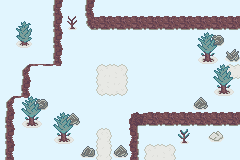

The image is a tile-based game level rendered from a .tmx file. Its description and source (layers, tilesets, objects; grid data summarised) follow:
An orthogonal 15x10 tile map with 16x16 px tiles, 2 tile layers (Tile Layer 1, Tile Layer 2), 6 tilesets and 5 objects (2x Door, NPC, Solid).

<map version="1.9" tiledversion="1.9.0" orientation="orthogonal" renderorder="right-down" width="15" height="10" tilewidth="16" tileheight="16" infinite="0" backgroundcolor="#e1f5fe" nextlayerid="11" nextobjectid="62">
 <properties>
  <property name="map-name" value="Route 8" />
  <property name="music" value="route-3" />
 </properties>
 <tileset firstgid="1" source="../tilesets/outdoor-1.tsx" />
 <tileset firstgid="129" source="../tilesets/monsters.tsx" />
 <tileset firstgid="204" source="../tilesets/npc_common.tsx" />
 <tileset firstgid="256" source="../tilesets/outdoor-2.tsx" />
 <tileset firstgid="416" source="../tilesets/outdoor-3.tsx" />
 <tileset firstgid="544" source="../tilesets/npc_main.tsx" />
 <layer id="1" name="Tile Layer 1" width="15" height="10">
  <data>[150 cells, 61 non-empty, 25 distinct tile ids]</data>
 </layer>
 <objectgroup id="9" name="npc">
  <object id="60" class="NPC" gid="557" x="144" y="144" width="16" height="16">
   <properties>
    <property name="action" value="(dialog '((&quot;/&quot; &quot;Time seems to be short. Let's run!&quot;)))" />
    <property name="actionOnEvent">(if (get "58-shen")
  (delete-me))</property>
    <property name="visible" type="bool" value="false" />
   </properties>
  </object>
  <object id="61" gid="568" x="96" y="80" width="16" height="16">
   <properties>
    <property name="actionOnEvent">(if (get "58-shen")
  (delete-me))</property>
   </properties>
  </object>
 </objectgroup>
 <layer id="6" name="Tile Layer 2" width="15" height="10">
  <data>[150 cells, 9 non-empty, 3 distinct tile ids]</data>
 </layer>
 <objectgroup id="8" name="items">
  <object id="59" class="Solid" x="96" y="128" width="16" height="16">
   <properties>
    <property name="actionOnCollision">(if (!get "58-shen")
  (begin
    (delete-me)
    (dialog '(("/hero_exclamation" "Shen!")))
    (wait)
    (define mine-key (get-mine-key))
    (move 1)
    (wait 0.6)
    (place 60 96 144)
    (show 60)
    (move 1)
    (wait 0.6)
    (move '(1 60))
    (wait 0.6)
    (move '(2 60))
    (wait 0.6)
    (move '(1 60))
    (wait 0.6)
    (define-symbol "gem_count" (gem-count))
    (dialog
      '(("/shen" "Hey {{hero}}!")
      ("/milla_happy" "Hi I'm Mil–")
      ("/shen" "{{hero}}, long time no see! Are you all right?")
      ("/" "Yes, everything is fine. I have ju–")
      ("/shen" "I'm sorry, we don't have much time. The King of Evil is about to conclude his plan.")
      ("/" "We know!\nWe met the Hoarfr–")
      ("/shen" "Tell me next time. Sorry.")
      ("/milla_happy" "Hi I'm Mil–")
      ("/shen" "How many signets do you have?")
      ("/" "I have 2 signets, now I'm about to go get the third one.")
      ("/shen" "Great! With the third we can enter the Xeonjia Tower.")
      ("/milla_happy" "Hi I'm Mil–")
      ("/shen" "We absolutely have to stop the Hoarfrost Team and the King of Evil.")
      ("/" "That's right, we will stop them!\nI've def–")
      ("/shen" "How many gems did you find?")
      ("/" "I have found {{gem_count}} so far.")
      ("/shen" "I don't know if they will be enough…")
      ("/milla_happy" "By the way, hi, I'm Mil–")
      ("/shen" "We'll go to the tower with the ones we found.\nAlways keep your eyes open, the gems are often found in hidden places.")
      ("/" "I'll pay attention, but it's not eas–")
      ("/shen" "Were the snowballs useful to you? I built this other weapon, here you go.")
      ("* Shen gives MINES to {{hero}} *")
      ("/shen" "They are Mines, during battles you can place them under you with the \"{{mine-key}}\" button.\nWhen an enemy walks over them, they explode and cause damage.")
      ("/" "Great thanks! They will sur–")
      ("/milla_happy" "THEY WILL SURELY COME IN HANDY!")
      ("/shen" "I'm leaving now, see you soon!")
      ("/" "Ok, see you Shen.")))
    (wait)
    (move '(2 61))
    (wait 0.6)
    (set-orientation '(0 61))
    (dialog
      '(("/milla_happy" "Milla!\nI'm Milla!")
      ("/shen" "Hi Milla, sorry, time is running out. We will have time to talk and introduce ourselves after defeating the King of Evil.\nOn our actions depends the future of all citizens of the Kingdom… We cannot fail…")
      ("/milla_happy" "Nice to meet you.")
      ("/shen" "See you.")))
    (wait)
    (give-weapon 2)
    (set "58-shen" #t)
    (move '(2 61))
    (wait 0.6)
    (leave-npc 61)))</property>
    <property name="actionOnEvent">(if (get "58-shen")
  (delete-me))</property>
   </properties>
  </object>
 </objectgroup>
 <objectgroup id="10" name="spawn points">
  <object id="54" class="Door" x="96" y="144" width="16" height="16">
   <properties>
    <property name="mainDoor" type="bool" value="true" />
    <property name="orientation" type="int" value="1" />
    <property name="roomId" value="61" />
   </properties>
  </object>
  <object id="55" class="Door" x="224" y="64" width="16" height="16">
   <properties>
    <property name="orientation" type="int" value="3" />
    <property name="roomId" value="57" />
   </properties>
  </object>
 </objectgroup>
</map>
